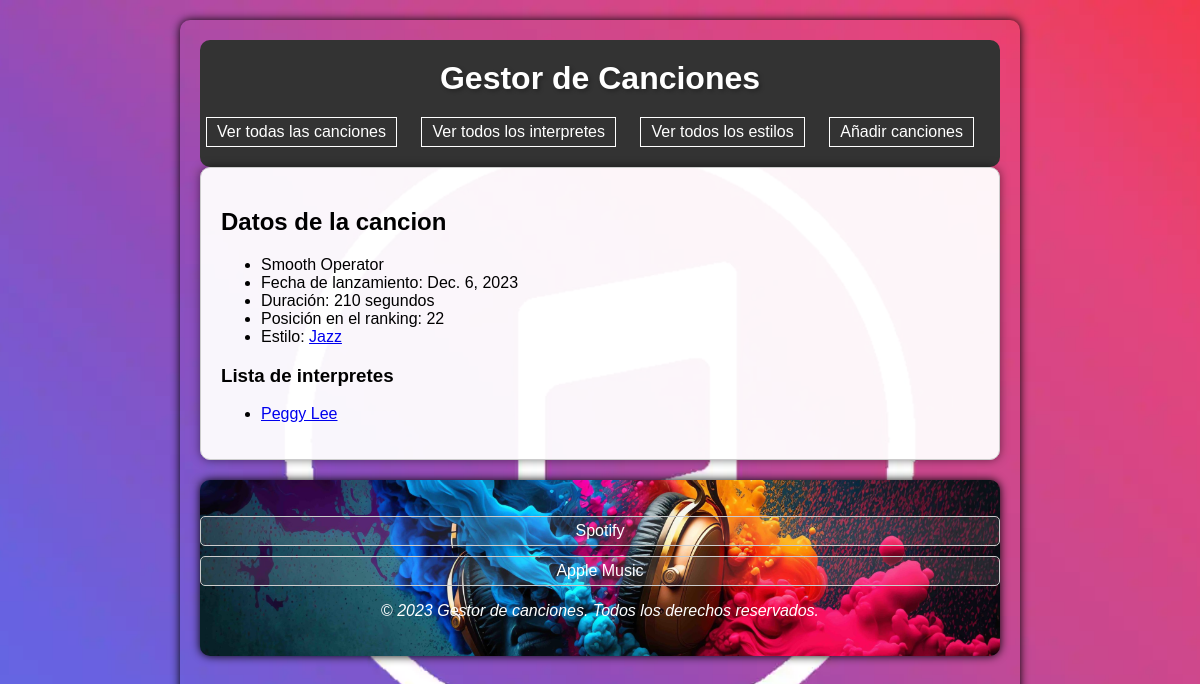
Screenshot of /canciones/14 with the database file from the repository.
### appTop100/models.py (models this page shows, shortened)
class Cancion(models.Model):
    titulo = models.CharField(max_length=50)
    estilo = models.ForeignKey(Estilo, on_delete=models.CASCADE)
    interpretes = models.ManyToManyField(Interprete)
    fecha_lanzamiento = models.DateField(default=None, null=True)
    duracion = models.IntegerField(default=0)
    posicion = models.IntegerField(default=0)

class Estilo(models.Model):
    nombre = models.CharField(max_length=50)
    def __str__(self):
        return self.nombre

class Interprete(models.Model):
    nombre = models.CharField(max_length=50)
    fecha_nacimiento = models.DateField(blank=True, null=True)
    foto = models.ImageField(upload_to='fotos/', null=True, blank=True)

### appTop100/views.py (the view)
# urls.py: path('canciones/<int:pk>', views.show_cancion.as_view(), name='cancion'),
class show_cancion(DetailView):
    model = Cancion
    template_name = 'cancion.html'
    context_object_name = 'cancion'
    def get_context_data(self, **kwargs):
        context = super().get_context_data(**kwargs)
        context['interpretes'] = self.object.interpretes.all()
        return context

### appTop100/templates/cancion.html (shortened to what this page needs)
{% extends "base.html" %}
{% block contenido %}
<h2>Datos de la cancion</h2>
{% if cancion %}
    <ul>
        <li>
            {{ cancion.titulo}}
		</li>
		<li>
			Fecha de lanzamiento: {{ cancion.fecha_lanzamiento}}
		</li>
		<li>
			Duración: {{ cancion.duracion}} segundos
		<li>
			Posición en el ranking: {{ cancion.posicion}}
        </li>
        <li>
	    	Estilo: <a href="{% url 'detail' cancion.estilo.id %}">{{ cancion.estilo}}</a>
        </li>
    </ul>
	<h3>Lista de interpretes</h3>
	{% if interpretes %}
		<ul>
		{% for i in interpretes %}
                    <li><a href="{% url 'interprete' i.id %}">{{ i.nombre}}</a></li>
		{% endfor %}
		</ul>
	{% else %}
		<p>No tiene interpretes asociados.</p>
	{% endif %}
{% else %}
    <p>No existe esta cancion.</p>
{% endif %}
{% endblock %}

### appTop100/static/css/estilos.css (style rules this page uses)
body { background-image: url('../img/fondo2.webp'); background-repeat: no-repeat; background-size: cover; background-position: center; background-attachment: fixed; height: 100vh; margin: 0; font-family: 'Arial', sans-serif; }
body, footer { font-family: 'Arial', sans-serif; max-width: 800px; margin: 20px auto; padding: 20px; background-color: rgba(0, 0, 0, 0.786); border-radius: 10px; box-shadow: 0 0 10px rgba(0, 0, 0, 1); position: relative; }

### rows the page displays
Cancion: titulo "Smooth Operator", fecha_lanzamiento "Dec. 6, 2023", duracion "210", posicion "22", estilo "Jazz"
Interprete: nombre "Peggy Lee"
